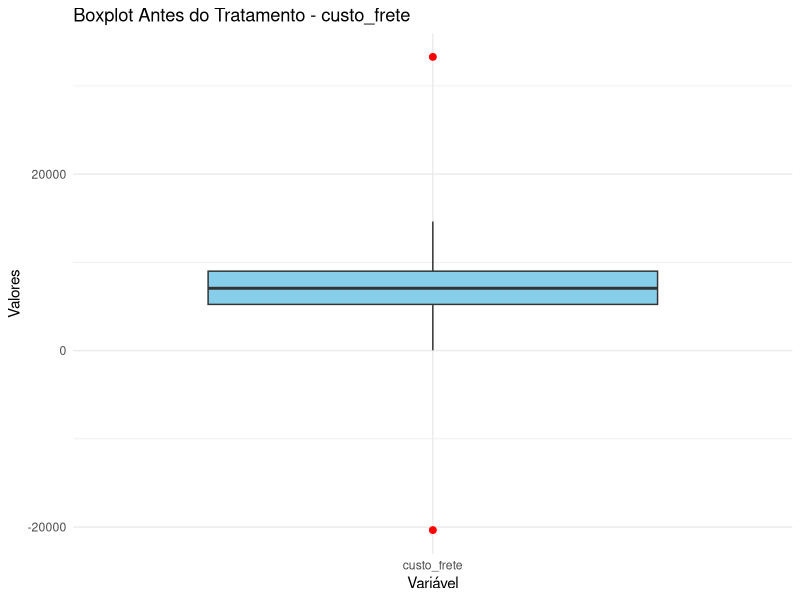
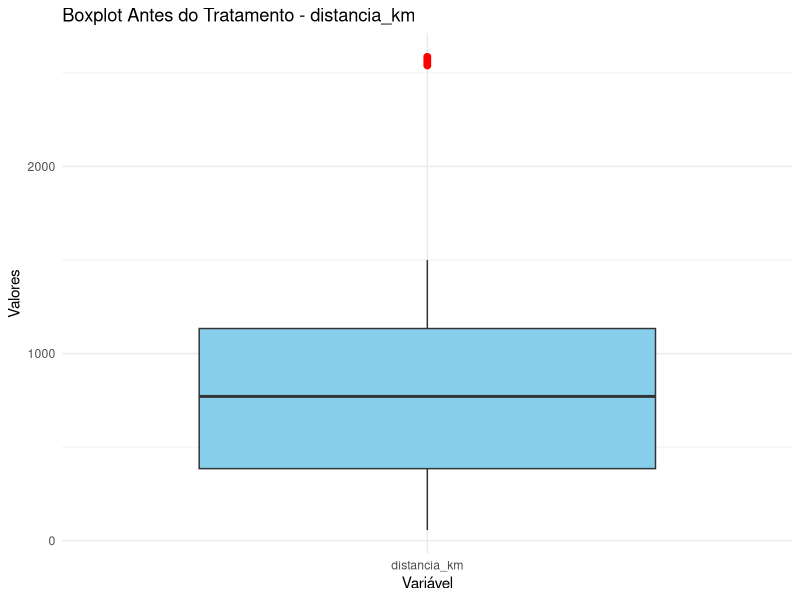
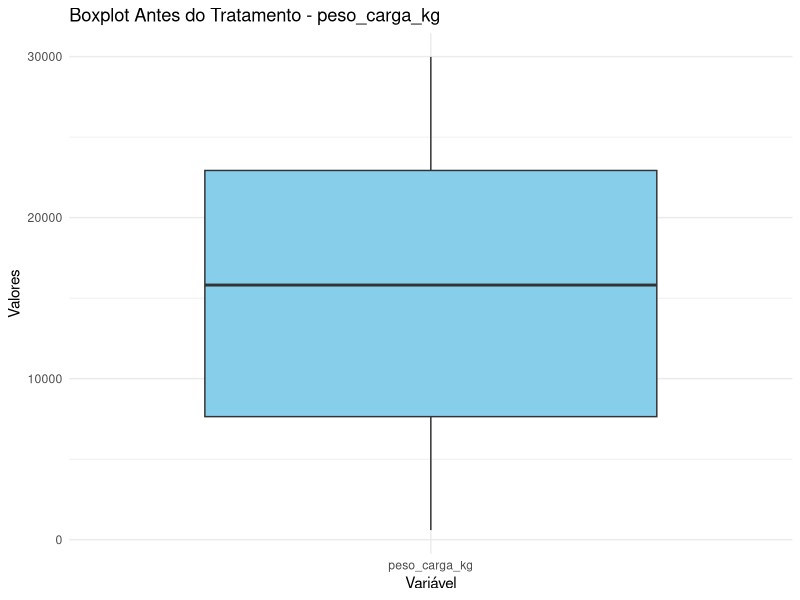
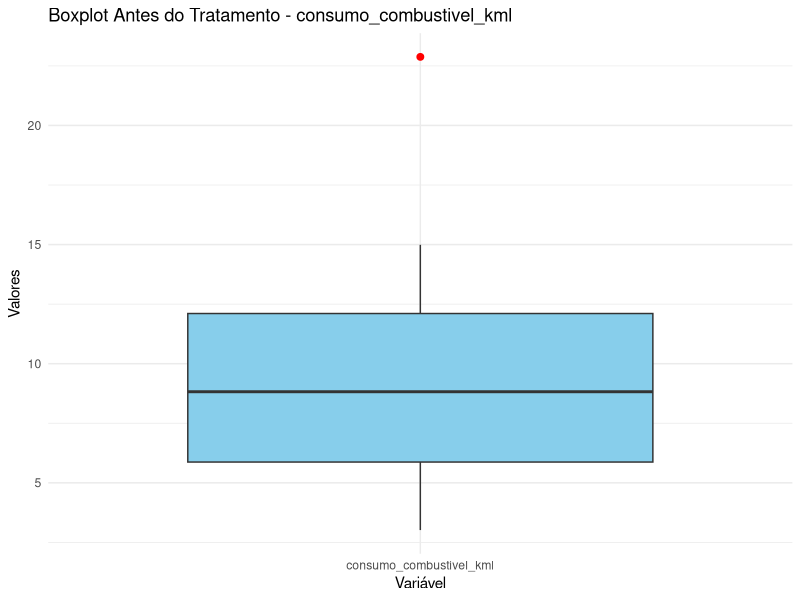
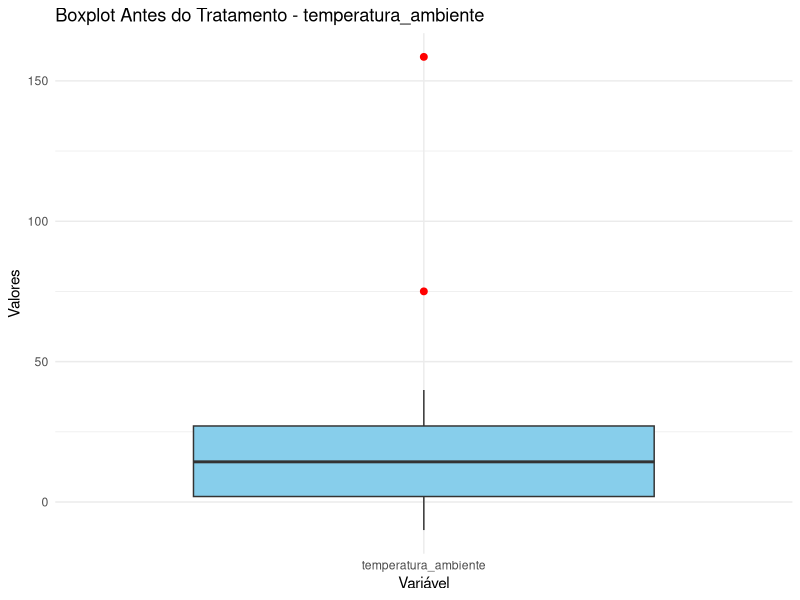
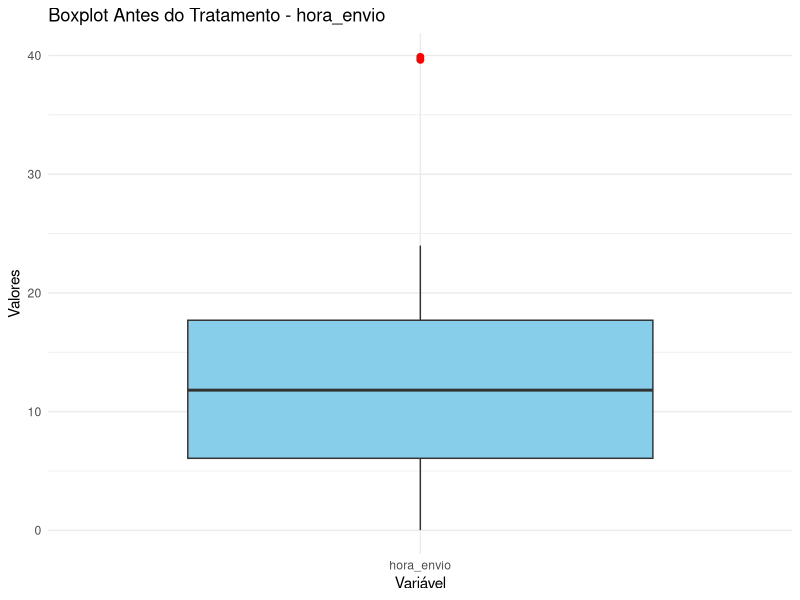
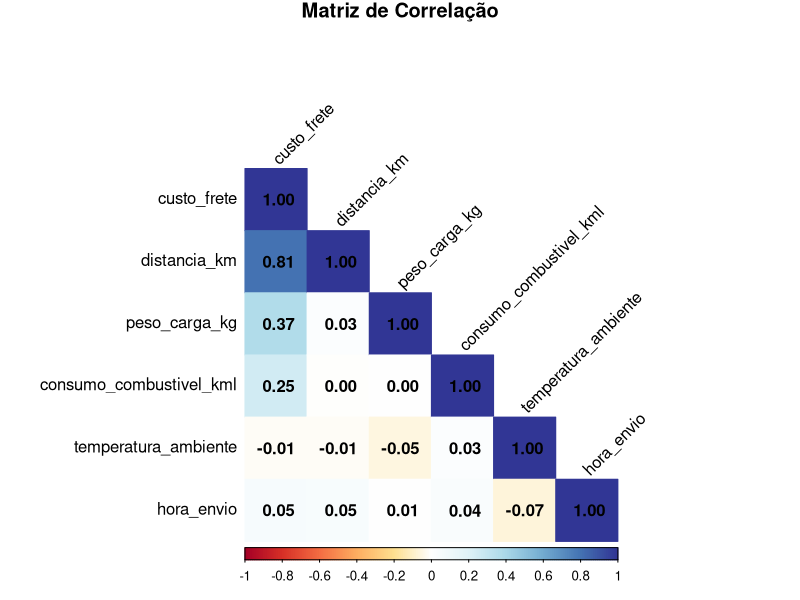
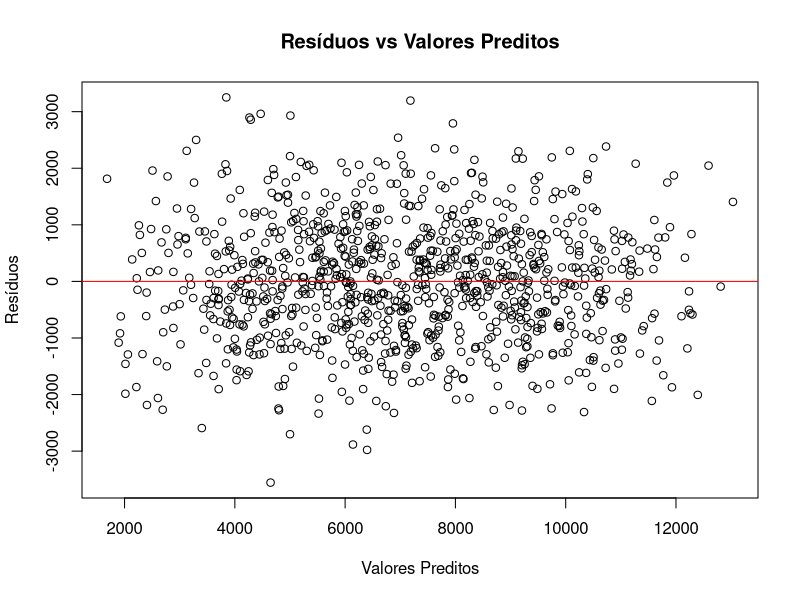

Write R code to recreate these figures, in order.
## ---- chunk 1

library(dplyr)
library(tidyr)
library(carData)
library(car)
library(ggplot2)
library(corrplot)
library(lmtest)
library(pwr)

## ---- chunk 2

relatorio1 <- read.csv("relatorio1.csv")
relatorio2 <- read.csv("relatorio2.csv")

dadoscombinados <- merge(relatorio1, relatorio2, by = "id")

# Visualizar cabeçalho para conferir se a extração foi correta:
head(relatorio1)
head(relatorio2)
head(dadoscombinados)


## ---- chunk 3

#contar quantas entradas em 'dadoscombinados' tem campos vazios
sum(is.na(dadoscombinados))

#criar novo conjunto de dados retirando campos vazios de 'dadoscombinados'
dados_trata_NA <- dadoscombinados %>% tidyr::drop_na()

#contar quantas entradas tem campos vazios no novo conjunto de dados criado (verificar se é 0!)
sum(is.na(dados_trata_NA)) 
## ---- chunk 4
# Variáveis do dataframe
variaveis <- c("custo_frete", "distancia_km", "peso_carga_kg", "consumo_combustivel_kml", "temperatura_ambiente", "hora_envio")

# Função para identificar outliers (3 desvios padrão)
identificar_outliers <- function(data, variaveis) {
  outliers_list <- list()
  
  # Loop por cada variável especificada
  for (coluna in variaveis) {
    media <- mean(data[[coluna]], na.rm = TRUE)
    desvio_padrao <- sd(data[[coluna]], na.rm = TRUE)
    
    # Identificar os outliers
    outliers <- data[
      data[[coluna]] < (media - 3 * desvio_padrao) |
      data[[coluna]] > (media + 3 * desvio_padrao),
      coluna,
      drop = FALSE
    ]
    
    # Armazenar os outliers
    outliers_list[[coluna]] <- outliers
  }
  return(outliers_list)
}

# Identificar os outliers antes do tratamento
outliers_antes <- identificar_outliers(dados_trata_NA, variaveis)

# Remover os outliers do dataframe
remover_outliers <- function(data, variaveis) {
  for (coluna in variaveis) {
    media <- mean(data[[coluna]], na.rm = TRUE)
    desvio_padrao <- sd(data[[coluna]], na.rm = TRUE)
    
    # Filtrar os valores dentro de 3 desvios padrão
    data <- data[
      data[[coluna]] >= (media - 3 * desvio_padrao) &
      data[[coluna]] <= (media + 3 * desvio_padrao),
      , drop = FALSE
    ]
  }
  return(data)
}

# Aplicar o tratamento de outliers
dados_trata_final <- remover_outliers(dados_trata_NA, variaveis)

# Identificar os outliers depois do tratamento (deve ser vazio)
outliers_depois <- identificar_outliers(dados_trata_final, variaveis)

# Exibir os outliers antes e depois do tratamento
cat("Outliers antes do tratamento:\n")
print(outliers_antes)

cat("\nOutliers depois do tratamento:\n")
print(outliers_depois)


## ---- chunk 5

# Função para criar boxplots no RStudio (dados antes do tratamento)
criar_boxplots_antes <- function(data_antes, variaveis) {
  for (coluna in variaveis) {
    # Criar dataframe para a variável
    data_plot <- data.frame(
      Valor = data_antes[[coluna]],
      Variavel = coluna
    )
    
    # Gerar o boxplot
    print(
      ggplot(data_plot, aes(x = Variavel, y = Valor)) +
        geom_boxplot(outlier.color = "red", outlier.size = 2, fill = "skyblue") +
        labs(title = paste("Boxplot Antes do Tratamento -", coluna),
             x = "Variável",
             y = "Valores") +
        theme_minimal()
    )
  }
}

# Chamar a função para criar e visualizar os boxplots
criar_boxplots_antes(dados_trata_NA, variaveis)

## ---- chunk 6

summary(dados_trata_final)

## ---- chunk 7
# Matriz de correlações
correlacoes <- cor(dados_trata_final[, c("custo_frete", "distancia_km", "peso_carga_kg","consumo_combustivel_kml", "temperatura_ambiente", "hora_envio")])

print(correlacoes)


## ---- chunk 8
corrplot(correlacoes, method = "color", type = "lower", 
         tl.col = "black", tl.srt = 45, addCoef.col = "black", 
         title = "Matriz de Correlação", mar = c(0, 0, 1, 0), 
         cl.pos = "b", col = corrplot::COL2("RdYlBu"))
## ---- chunk 9
modelo_vif <- lm(custo_frete ~ distancia_km + peso_carga_kg + consumo_combustivel_kml + temperatura_ambiente + hora_envio, data = dados_trata_final)
vif(modelo_vif)

## ---- chunk 10
plot(modelo_vif$fitted.values, residuals(modelo_vif), 
     main = "Resíduos vs Valores Preditos", 
     xlab = "Valores Preditos", ylab = "Resíduos")
abline(h = 0, col = "red")

## ---- chunk 11
durbinWatsonTest(modelo_vif)
## ---- chunk 12
bptest(modelo_vif)
## ---- chunk 13

#Gráfico Q-Q
residuos <- residuals(modelo_vif)
ggplot(data.frame(residuos), aes(sample = residuos)) +
  stat_qq(color = "blue", size = 2) +  # Pontos do gráfico Q-Q
  stat_qq_line(color = "red", linetype = "dashed", size = 1) +  # Linha de referência
  labs(title = "Q-Q Plot dos Resíduos", 
       x = "Quantis Teóricos", 
       y = "Quantis dos Resíduos") +
  theme_minimal()

#Histograma
hist(residuals(modelo_vif), main = "Histograma dos Resíduos", xlab = "Resíduos")

# Teste de Shapiro-Wilk
shapiro.test(residuals(modelo_vif))
## ---- chunk 14
amostra <- pwr.f2.test(u = 5, v = NULL, f2 = 0.15, sig.level = 0.05, power = 0.8)
print(amostra)

N <- 85.21+5+1
print(N)
## ---- chunk 15
# Ajustar o modelo de regressão
modelo <- lm(custo_frete ~ distancia_km + peso_carga_kg + consumo_combustivel_kml +
               temperatura_ambiente + hora_envio, data = dados_trata_final)

# Resumo do modelo
summary(modelo)

# ANOVA do modelo
anova(modelo)
